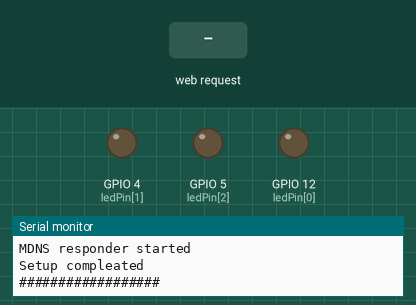
Simulated run of this sketch. Board: ESP8266 (Wemos D1 mini). On the bench: output pins drawn as LEDs (lit = HIGH), the last lines printed to the serial monitor. The test bench sets the inputs (shaded band). WiFi joins after 1.5 s; servers stay silent unless stated.

Above: at 2.7 s.
2.8 s: HTTP request GET /led?lux=120&red=120&green=120 received
At 4.2 s:
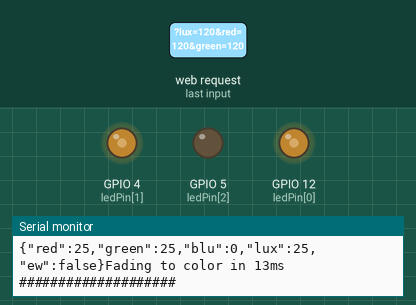
4.8 s: HTTP request GET /ew received
Timing chart, 0 to 7.8 s (numbered marks = the images above; inputs shaded):
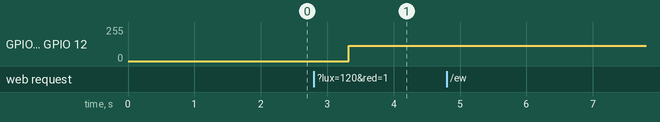

Measured:
- after the input at 2.8 s, GPIO 4 (ledPin[1]), GPIO 12 (ledPin[0]): 0/255 → 113/255 after 0.52 s

The sketch:

wifi_ledstrip_server.ino
```cpp
//-----------Library-----------
#include <ESP8266WiFi.h>
#include <WiFiClient.h>
#include <ESP8266WebServer.h>
#include <ESP8266mDNS.h>
#include <math.h>
#include <ArduinoJson.h>

//-----------Wifi Server----------------
WiFiClient client;
ESP8266WebServer server(80);
const char* ssid = "TP-LINK";
const char* wifiPass = "123clienti";
IPAddress ip(192,168,1,220);       //static IP adress of device
IPAddress gateway(192,168,1,1);   //gateway
IPAddress subnet(255,255,255,0);  //network mask

//-----------LED Settings-----------
const uint8_t N_LED = 3;
const uint8_t ledPin[N_LED] = {12, 4, 5}; //D5 D6 D7 on weMos d1 mini
uint8_t ledCurrentVal[N_LED] = {0, 0, 0};   //the current value of leds
uint8_t ledFadeTo[N_LED] = {0, 0, 0};       //the final value leds are fading towards

//-----------ElWire Variables-----------
bool ewStatus = false;
const uint8_t ewPin = 1; //D6

//-------JSON--------
StaticJsonDocument<110> root;

unsigned long timer = 0;

void setup()
{

  Serial.begin(115200);
  for(int i = 0; i < N_LED; i++)
    pinMode(ledPin[i], OUTPUT);           //sets all led pins as output

  setupWifi();    //setting up and connecting to wifi

  root["red"] = 0; //createJson
  root["green"] = 0;
  root["blu"] = 0;
  root["lux"] = 0;
  root["ew"] = false;
  timer = millis();

  Serial.println(F("Setup compleated\n##################"));
}

void loop()
{
  server.handleClient();
  if ((millis() - timer) > 5000){
    timer = millis();
    MDNS.update();
  }
}

void handleRoot(){ //handle / as status
  handleStatus();
}

void handleStatus(){ //responding with current status
  unsigned int start_time = millis();
  int len = measureJson(root)+1;
  char out[len];
  serializeJson(root, out, len); //creating serialized json
  server.send(200, "application/json", out); //sending server response

  Serial.print(out); //printing log
  //Serial.print(" in ");Serial.print(millis() - start_time);Serial.println("ms");

  incrementLights();
}

void handleElwire(){ //elwire handling
  ewStatus = !ewStatus;
  root["ew"] = ewStatus;
  handleStatus();
}

void handleFade(){  //TODO fade
  handleStatus();
}

void handleLed(){ //handle led request reading parameters
  //Serial.println(F("Handling led"));
  updateLedValue(server.arg("lux"), 3); //update led values
  updateLedValue(server.arg("red"), 0);
  updateLedValue(server.arg("green"), 1);
  updateLedValue(server.arg("blu"), 2);
  handleStatus();
}

void handleNotFound(){ //handle not found url request
  server.send(404, "text/plain", "Not Found");
}

int checkReadVal(int inVal){ //check if values are between 0 and 255
  if(inVal > 25)
    return 25;
  else if (inVal < 0)
    return 0;
  else
    return inVal;
}

void updateLedValue(String rawValue, int pos){ //update led value in json and fade to
  int value = checkReadVal(rawValue.toInt()); //converting parameter to int
  int tmpLux = root["lux"];
  switch (pos) {
    case 0:
      root["red"] = value;
      ledFadeTo[pos] = value*tmpLux;
      break;
    case 1:
      root["green"] = value;
      ledFadeTo[pos] = value*tmpLux;
      break;
    case 2:
      root["blu"] = value;
      ledFadeTo[pos] = value*tmpLux;
      break;
    case 3:
      root["lux"] = value;
      break;
  }
}

void rawIncrementLights(){ //fast fade to light value
  for (int i = 0; i < 3; i++){
    analogWrite(ledPin[i], ledFadeTo[i]);
    ledCurrentVal[i] = ledFadeTo[i];
  }
}

void incrementLights(){    //if final led values have changed this funciton fades lights up or down
  Serial.print(F("Fading to color in "));
  unsigned int start_time = millis();

  float fadeTime = 1020/2; //total ms to fade
  int deltaValue[N_LED] = {0,0,0};
  float incrementValue[N_LED] = {0,0,0};
  float fadeValue[N_LED] = {ledCurrentVal[0],ledCurrentVal[1],ledCurrentVal[2]};

  for(int i = 0; i < N_LED; i++){ //calculate how much increment value each time
    deltaValue[i] = (ledFadeTo[i]) - (ledCurrentVal[i]);
    incrementValue[i] = deltaValue[i]/fadeTime;
  }
  for(int i = 0; i < fadeTime; i++){
    for(int j = 0; j < N_LED; j++){ //fade to value
        fadeValue[j] += incrementValue[j];//increment value
        analogWrite(ledPin[j], (int) fadeValue[j]);
      }
    delay(1);
  }

  Serial.print(millis() - start_time - (int) fadeTime);Serial.println(F("ms"));
  Serial.println(F("####################"));

  for(int i = 0; i < N_LED; i++){ //final value
    /*
    if(abs(ledFadeTo[i] - fadeValue[i]) > 10){
      Serial.println("Error in fading to value");
      Serial.print(fadeValue[i]);
      Serial.println(ledFadeTo[i]);
    }
    */
    ledCurrentVal[i] = ledFadeTo[i];
    analogWrite(ledPin[i], ledCurrentVal[i]);
  }

}

void setupWifi(){
  Serial.print(F("Connecting to "));
  Serial.println(ssid);
  //WiFi.hostname(F("wemos"));
  WiFi.config(ip, gateway, subnet); //static configuration
  WiFi.begin(ssid, wifiPass);   //connecting to wifi
  WiFi.mode(WIFI_STA);

  while (WiFi.status() != WL_CONNECTED){  //wait wifi for connect
    Serial.print(".");
    delay(100);
  }
  Serial.println(F("\nWiFi connected"));


  Serial.println(F("Server started"));
  Serial.print(F("Local IP adress: "));
  Serial.println(WiFi.localIP());
  Serial.println(ip);
  Serial.println("");

  if (MDNS.begin("wemos")){  //MDNS started
    Serial.println(F("MDNS responder started"));
  } else {
    Serial.println(F("Error setting up MDNS responder!"));
  }

  server.on("/", handleRoot);  //handle routes
  server.on("/led", handleLed);
  server.on("/status", handleStatus);
  server.on("/ew", handleElwire);
  server.on("/fade", handleFade);
  server.onNotFound(handleNotFound);

  server.begin();   //starting server on ESP8266
  MDNS.addService("http", "tcp", 80); //MDNS service

  //WiFi.printDiag(Serial);
}
```
